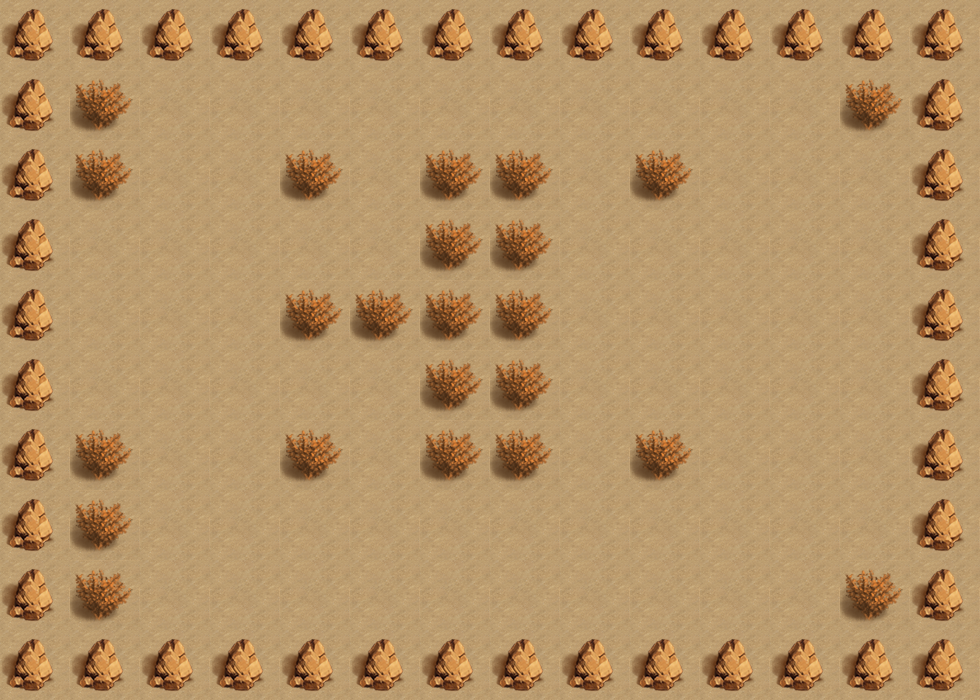

A 2D game scene composited from a Tiled map and its tileset images. What follows is a short description and the map's XML, with each tile layer's data collapsed to a summary:
An orthogonal 14x10 tile map with 70x70 px tiles, 2 tile layers (bgLayer, walkLayer) and 11 objects (3x monster_0, player, exit, key, box_1, ...).

<map version="1.0" orientation="orthogonal" renderorder="right-down" width="14" height="10" tilewidth="70" tileheight="70" nextobjectid="16">
 <tileset firstgid="1" name="map" tilewidth="70" tileheight="70" tilecount="4">
  <image source="map.png" width="140" height="140" />
 </tileset>
 <layer name="bgLayer" width="14" height="10" opacity="0.9">
  <data>[140 cells, 140 non-empty, 1 distinct tile ids]</data>
 </layer>
 <layer name="walkLayer" width="14" height="10">
  <data>[140 cells, 67 non-empty, 2 distinct tile ids]</data>
 </layer>
 <objectgroup name="object0">
  <object id="1" name="player" x="350" y="140" width="70" height="70">
   <properties>
    <property name="hp" value="250" />
    <property name="speed" value="260" />
   </properties>
  </object>
 </objectgroup>
 <objectgroup name="object1">
  <object id="2" name="exit" x="560" y="350" width="70" height="70" />
  <object id="3" name="key" x="560" y="560" width="70" height="70" />
 </objectgroup>
 <objectgroup name="object2">
  <object id="7" name="box_1" x="350" y="210" width="70" height="70" />
  <object id="8" name="box_2" x="280" y="350" width="70" height="70" />
  <object id="9" name="box_3" x="350" y="350" width="70" height="70" />
 </objectgroup>
 <objectgroup name="object4">
  <object id="13" name="monster_0" x="630" y="70" width="70" height="70">
   <properties>
    <property name="dirX" value="1" />
    <property name="dirY" value="0" />
    <property name="path" value="monster_0.png" />
    <property name="reverse" value="-1" />
    <property name="speed" value="100" />
   </properties>
  </object>
  <object id="14" name="monster_0" x="840" y="280" width="70" height="70">
   <properties>
    <property name="dirX" value="0" />
    <property name="dirY" value="1" />
    <property name="path" value="monster_1.png" />
    <property name="reverse" value="-2" />
    <property name="speed" value="100" />
   </properties>
  </object>
  <object id="15" name="monster_0" x="770" y="210" width="70" height="70">
   <properties>
    <property name="dirX" value="1" />
    <property name="dirY" value="0" />
    <property name="path" value="monster_0.png" />
    <property name="reverse" value="-1" />
    <property name="speed" value="100" />
   </properties>
  </object>
 </objectgroup>
 <objectgroup name="object5">
  <object id="10" name="transfer0_0" x="140" y="70" width="70" height="70" />
  <object id="12" name="transfer1_0" x="560" y="490" width="70" height="70" />
 </objectgroup>
</map>
